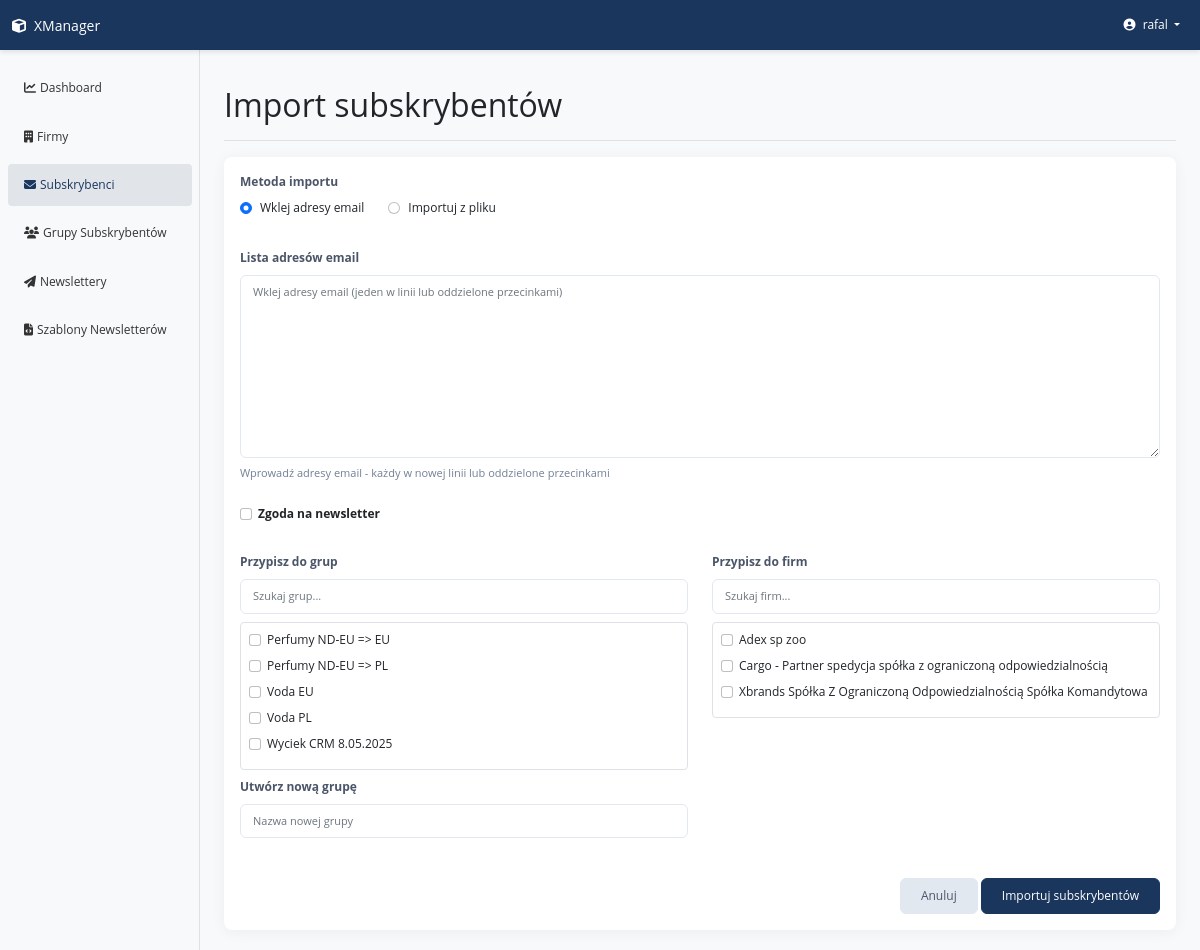
Before: /subscribers/import/ (signed in) with the older database file.
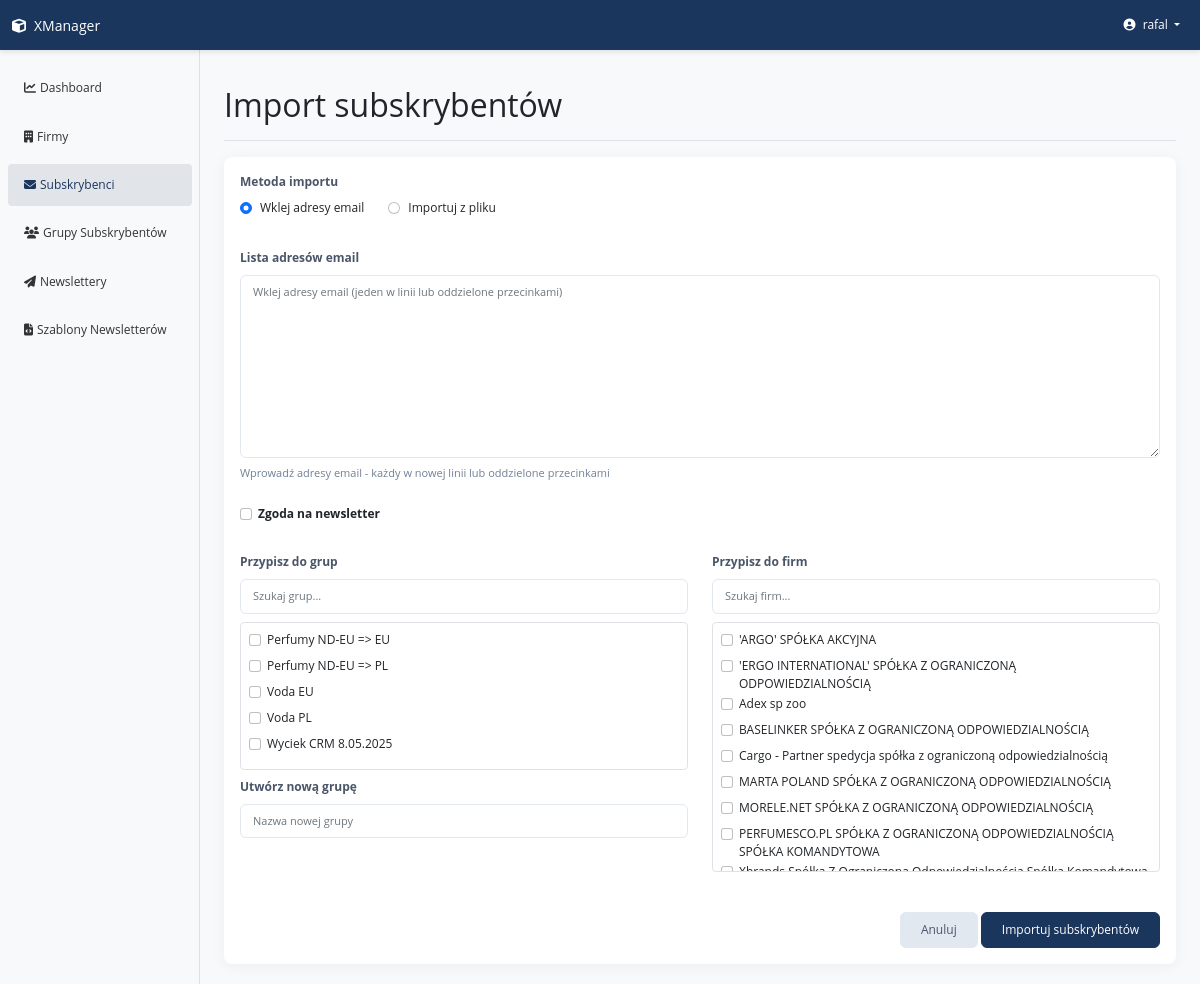
After: the same page with the newer database file.
### apps/partner/models.py (models this page shows, shortened)
class Partner(CoreModel):
    country = CountryField(
        verbose_name=('Kraj'),
        help_text=(
            'Choose country, to specify a method of VAT number verification')
    )
    vat_number = models.CharField(
        max_length=20,
        verbose_name=('VAT number'),
        help_text=('Enter VAT number without country prefix')
    )
    name = models.CharField(
        max_length=100,
        verbose_name='Company name',
        blank=True,
        editable=True
    )
    name_verified = models.BooleanField(
        default=False,
        verbose_name=('Verified Name'),
        editable=True
    )
    city = models.CharField(
        max_length=100,
        verbose_name=('City'),
        blank=True,
        editable=True
    )
    street_name = models.CharField(
        max_length=100,
        verbose_name=('Street'),
        blank=True,
        editable=True
    )
    building_number = models.CharField(
        max_length=100,
        verbose_name=('Building number'),
        blank=True,
        editable=True
    )
    apartment_number = models.CharField(
        max_length=10,
        verbose_name=('Apartment number'),
        blank=True,
        null=True,
        editable=True
    )
    postal_code = models.CharField(
        max_length=10,
        verbose_name=('Postal code'),
        blank=True,
        editable=True
    )
    phone_number = models.CharField(
        validators=[phone_number_validator],
        verbose_name=('Phone number'),
        blank=True
    )
    additional_info = models.CharField(
        max_length=200,
        null=True,
        blank=True,
        verbose_name=('Additional information')
    )
    is_verified = models.BooleanField(
        default=False,
        verbose_name=('Verified'),
        editable=False
    )
    verification_date = models.DateTimeField(
        null=True,
        blank=True,
        verbose_name=('Verification date'),
        editable=False
    )
    verification_id = models.CharField(
        max_length=100,
        null=True,
        blank=True,
        verbose_name=('Verification ID'),
        help_text=('Unique query ID from government verification API system'),
        editable=False
    )
    subscriber = models.ManyToManyField(
        'subscriber.Subscriber',
        through='PartnerEmail',
        related_name='partnered_with',
        verbose_name=('Email contacts'),
        help_text=('Max 10 email addresses')
    )
    class Meta:
        verbose_name = ('Partner')
        verbose_name_plural = ('Partners')
        unique_together = [('country', 'vat_number')]

### apps/subscriber/views.py (the view, shortened to what this page needs)
# urls.py: path('import/', views.SubscriberImportView.as_view(), name='subscriber_import'),
class SubscriberImportView(LoginRequiredMixin, FormView):
    template_name = 'subscriber/subscriber_import.html'
    form_class = SubscriberImportForm
    success_url = reverse_lazy('subscribers:subscriber_list')

### templates/subscriber/subscriber_import.html (shortened to what the changed rows need)
{% extends "base.html" %}
{% load static %}
{% block page_title %}Import subskrybentów{% endblock %}
{% block content %}
<div class="card">
    <div class="card-body">
        <form method="post" enctype="multipart/form-data">
            <div class="row mb-4">
                <div class="col-md-6">
                    <div style="max-height: 250px; overflow-y: auto; border: 1px solid #dee2e6; border-radius: 0.25rem; padding: 0.5rem;">
                        {% for partner_id, partner_name in form.partner_ids.field.choices %}
                            <div class="form-check partner-option">
                                <input class="form-check-input" type="checkbox" name="partner_ids" id="partner_{{ partner_id }}" value="{{ partner_id }}">
                                <label class="form-check-label" for="partner_{{ partner_id }}">
                                    {{ partner_name }}
                                </label>
                            </div>
                        {% empty %}
                            <div class="text-muted small">Brak dostępnych firm</div>
                        {% endfor %}
                    </div>
                </div>
            </div>
        </form>
    </div>
</div>
{% endblock %}

Changed rows visible on the page:
added Partner: choices "'ARGO' SPÓŁKA AKCYJNA"
added Partner: choices "'ERGO INTERNATIONAL' SPÓŁKA Z OGRANICZONĄ ODPOWIEDZIALNOŚCIĄ"
added Partner: choices "BASELINKER SPÓŁKA Z OGRANICZONĄ ODPOWIEDZIALNOŚCIĄ"
added Partner: choices "MARTA POLAND SPÓŁKA Z OGRANICZONĄ ODPOWIEDZIALNOŚCIĄ"
added Partner: choices "MORELE.NET SPÓŁKA Z OGRANICZONĄ ODPOWIEDZIALNOŚCIĄ"
added Partner: choices "PERFUMESCO.PL SPÓŁKA Z OGRANICZONĄ ODPOWIEDZIALNOŚCIĄ SPÓŁKA KOMANDYTOWA"
